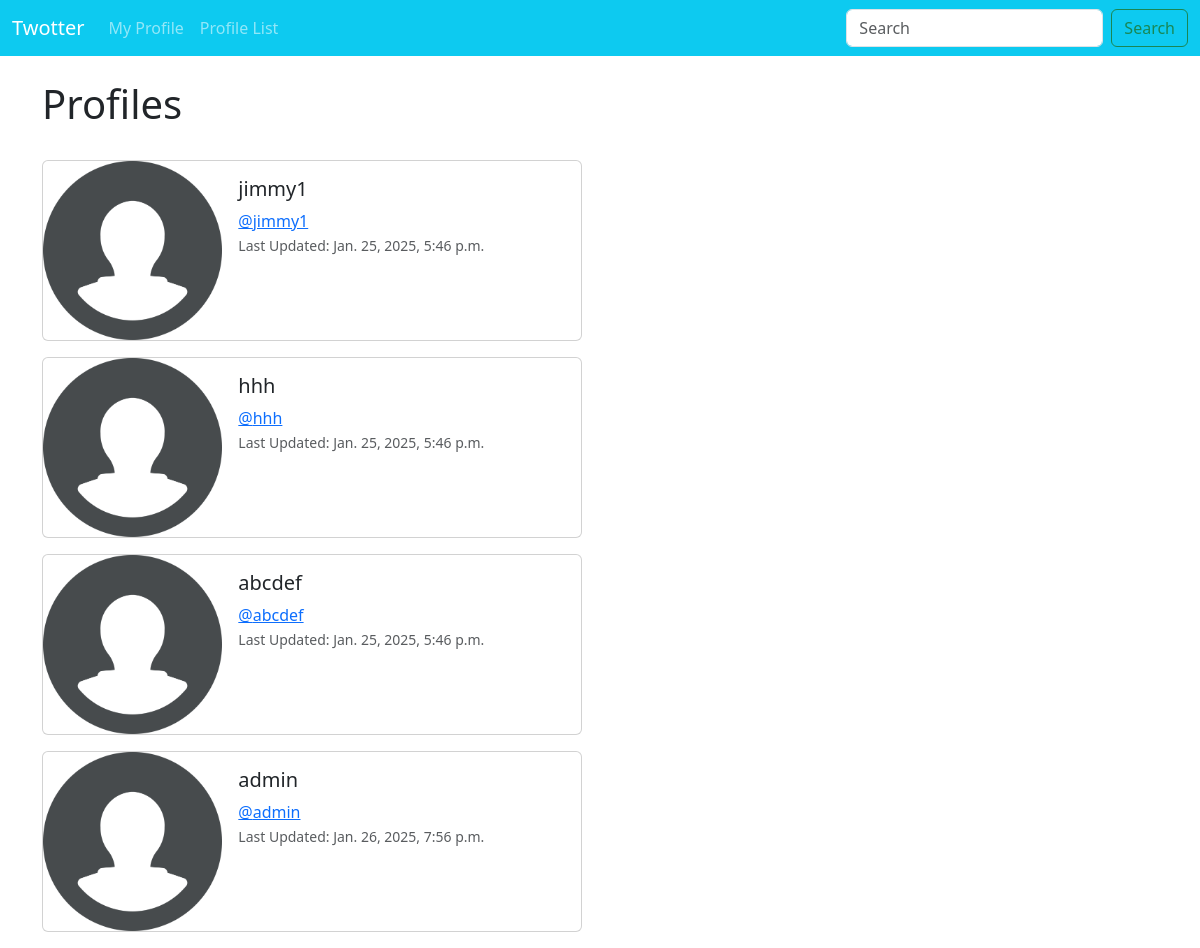
The page /profile_list/ (signed in) on the database as committed earlier.
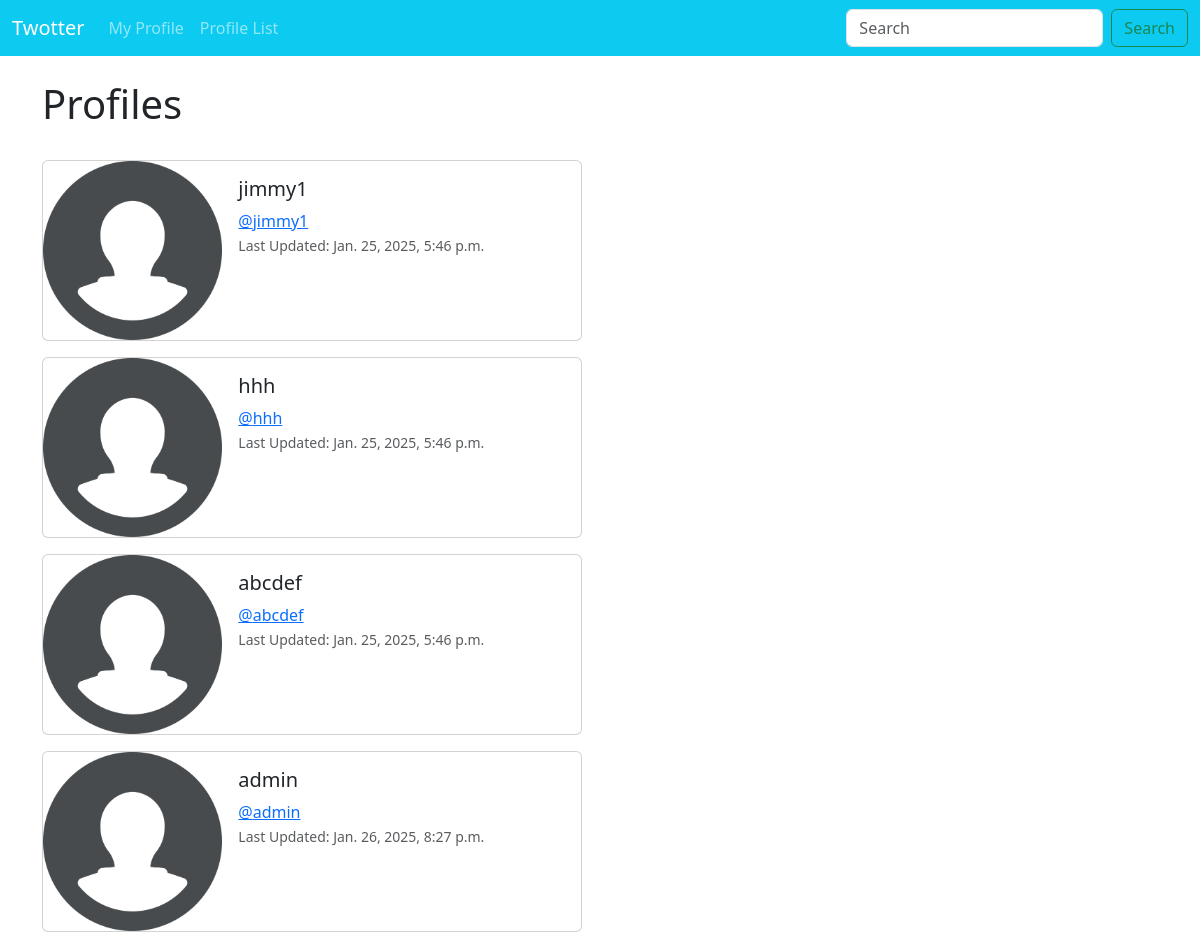
The same page on the database as committed later.
### social/models.py (models this page shows, shortened)
class Profile(models.Model): #profile model is in every user model
    user = models.OneToOneField(User, on_delete=models.CASCADE) #each user has one unique profile
    follows = models.ManyToManyField("self", #follows contain any amount of other profiles
                                     related_name="followed_by", #so you can see every profile that follows this one
                                     symmetrical=False, #so following doesn't have to go both ways
                                     blank=True) #following can be blank
    date_modified = models.DateTimeField(User, auto_now=True) #last time a profile was modified

### social/views.py (the view)
# urls.py: path('profile_list/',views.profile_list,name="profile_list"),
def profile_list(request):
    if request.user.is_authenticated: #if user is logged in, go to the profile list page
        profiles = Profile.objects.exclude(user=request.user) #sends all profiles except user's profile to be displayed
        return render(request, 'profile_list.html',{'profiles':profiles})
    else: #if not logged in, redirect to home and send a warning message
        messages.success(request, ("You must be logged in to view this page"))
        return redirect('home')

### social/templates/profile_list.html
{% extends 'base.html' %}
{% load static %}
{% block content %}
<br>
<h1>Profiles</h1>
<br>
{% if profiles %}
    {% for profile in profiles %}
        <div class="card mb-3" style="max-width: 540px;">
  <div class="row g-0">
    <div class="col-md-4">
      <img src="{% static 'images/profile-default.png' %}" class="img-fluid rounded-start" alt="...">
    </div>
    <div class="col-md-8">
      <div class="card-body">
        <h5 class="card-title">{{ profile.user.username }}</h5>
        <a href="{% url 'profile' profile.user.id %}" class="card-text">@{{ profile.user.username|lower }}</a> <br>
        <p class="card-text"><small class="text-body-secondary">Last Updated: {{ profile.date_modified }}</small></p>
      </div>
    </div>
  </div>
</div>
    {% endfor %}
{% endif %}
{% endblock %}

Rows that differ between the two databases and show on the page:
changed Profile "admin": date_modified "Jan. 26, 2025, 7:56 p.m." → "Jan. 26, 2025, 8:27 p.m."
